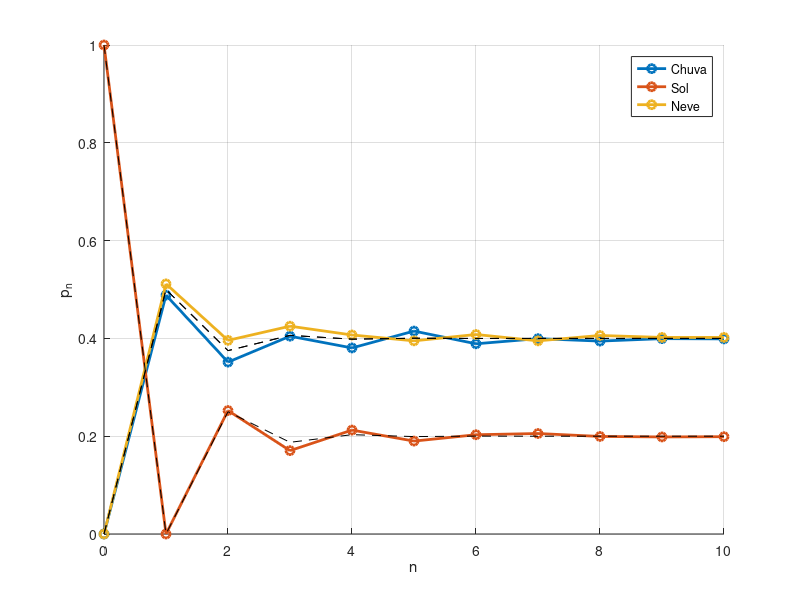

This figure's MATLAB source:
clear all; close all; clc;
pkg load statistics;

N = 2000;  % Número de realizações
nmax = 10;  % Último instante de tempo

S = [1 2 3]; % Espaço de estados
p0 = [0 1 0];  % PMF inicial
P = [1/2 1/4 1/4;  % Matriz de transição
     1/2  0  1/2;
     1/4 1/4 1/2];

X = zeros(N, nmax+1);
for i = 1 : N
  X(i, 1) = discrete_rnd(S, p0, 1);
  for n = 1 : nmax
    X(i, n+1) = discrete_rnd(S, P(X(i, n), :), 1);
  end
end

pn_sim = hist(X, S) / N;

pn_teo = zeros(length(S), nmax+1);
for n = 0 : nmax
  pn_teo(:, n+1) = p0 * P^n;
end

% feito dois fors por causa da legenda
figure; hold on; grid on;
for i = 1 : length(S)
  plot(0:nmax, pn_sim(i, :), 'o-', 'LineWidth', 2)
end
for i = 1 : length(S)
  plot(0:nmax, pn_teo(i, :), 'k--')
end
legend('Chuva', 'Sol', 'Neve');
xlabel('n'); ylabel('p_n');
